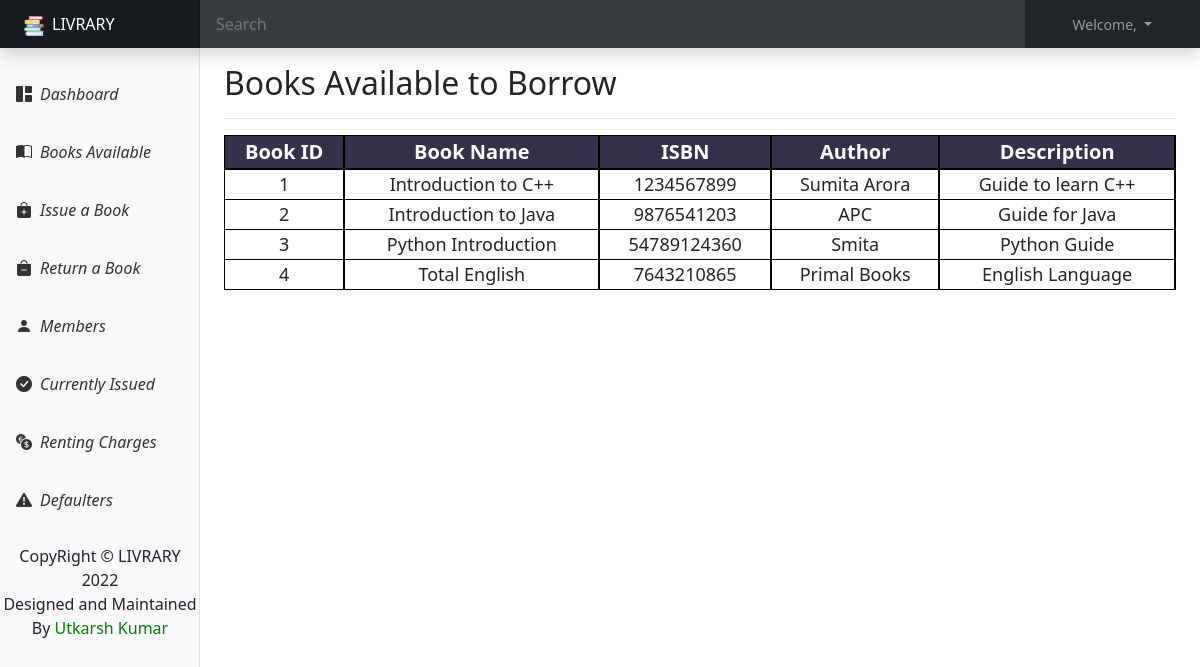
Before: /available with the older database file.
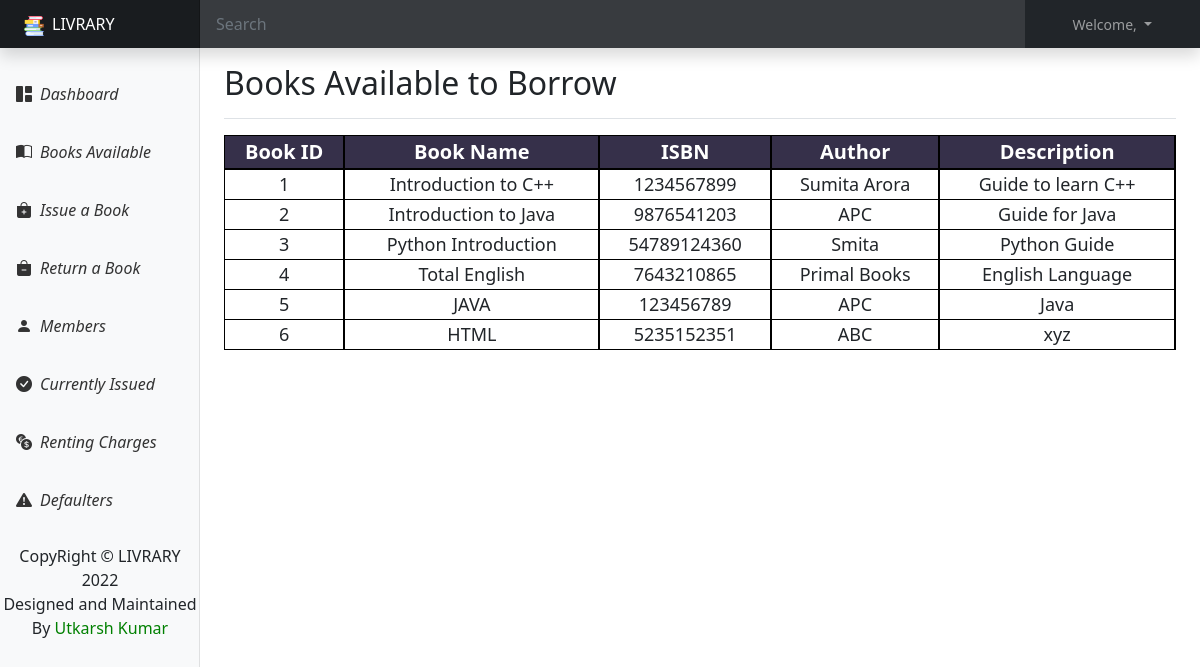
After: the same page with the newer database file.
### home/models.py (models this page shows, shortened)
class Books(models.Model):
    bname = models.CharField(max_length=20)
    bisbn = models.CharField(max_length=20)
    bauthor = models.CharField(max_length=20)
    description = models.TextField()

### home/views.py (the view)
# urls.py: path("available",views.available, name="available"),
def available(request):
    context = {
        'data':list(Books.objects.values())
    }
    return render(request, "available.html", context)

### templates/available.html (shortened to what this page needs)
{% extends 'base.html' %}
{% block body %}
<main class="col-md-9 ms-sm-auto col-lg-10 px-md-4">
    <div
        class="d-flex justify-content-between flex-wrap flex-md-nowrap align-items-center pt-3 pb-2 mb-3 border-bottom">
        <h1 class="h2">Books Available to Borrow</h1>
    </div>
    <div>
        <table className="table datatable text-center" style="width: 100%; font-size: 20px; border: 1px solid black; border-radius: 20px !important; outline: none;">
            <thead style="border-bottom: 2px solid black; color: white; background-color: #36304a;">
                <tr class="text-center" style="width: inherit;">
                    <th style="border-right: 2px solid black;" scope="col">Book ID</th>
                    <th style="border-right: 2px solid black;" scope="col">Book Name</th>
                    <th style="border-right: 2px solid black;" scope="col">ISBN</th>
                    <th style="border-right: 2px solid black;" scope="col">Author</th>
                    <th style="border-right: 2px solid black;" scope="col">Description</th>
                </tr>
            </thead>
            <tbody>
                {% for i in data %}
                <tr class="text-center" style="font-size: 18px;">
                    <td style=" border-bottom: 1px solid black; border-right: 2px solid black;">{{i.id}}</td>
                    <td style=" border-bottom: 1px solid black; border-right: 2px solid black;">{{i.bname}}</td>
                    <td style=" border-bottom: 1px solid black; border-right: 2px solid black;">{{i.bisbn}}</td>
                    <td style=" border-bottom: 1px solid black; border-right: 2px solid black;">{{i.bauthor}}</td>
                    <td style=" border-bottom: 1px solid black; border-right: 2px solid black;">{{i.description}}</td>
                </tr>
                {% endfor %}
            </tbody>
        </table>
    </div>
</main>
{% endblock body %}

Changed rows visible on the page:
added Books: id "5", bname "JAVA", bisbn "123456789", bauthor "APC", description "Java"
added Books: id "6", bname "HTML", bisbn "5235152351", bauthor "ABC", description "xyz"
